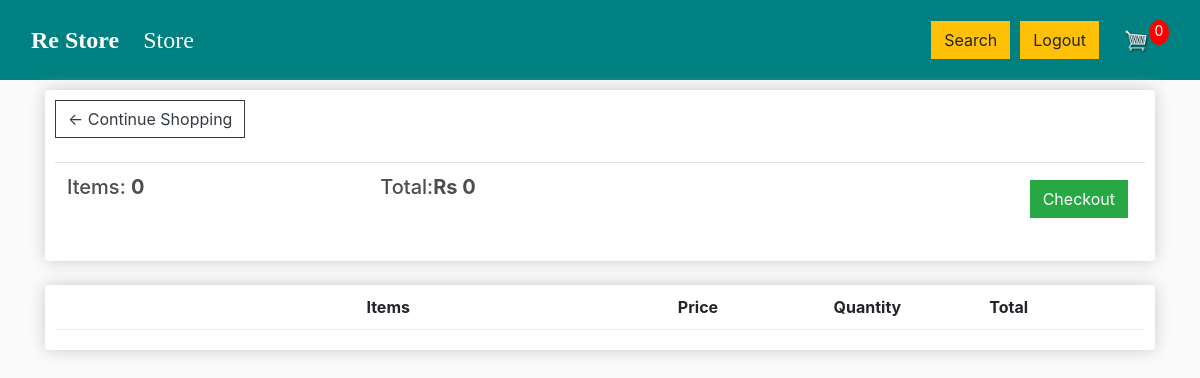
/cart/ (signed in), run on an earlier commit of the app's database.
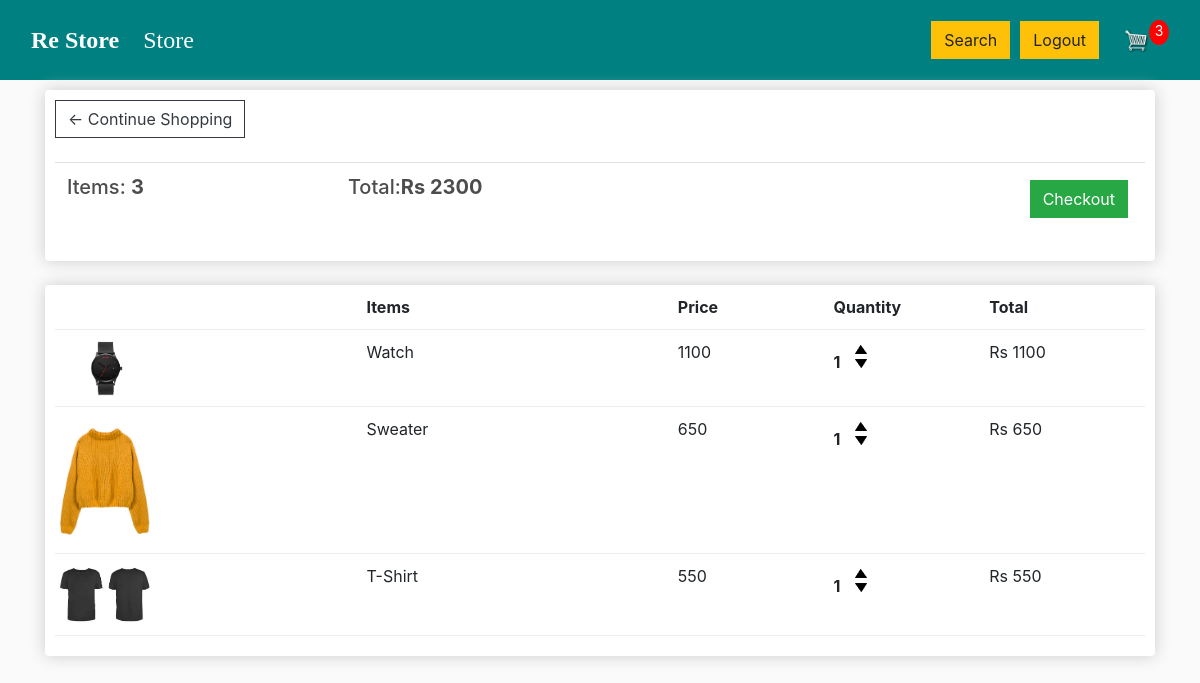
And on a later commit of the database.
### Store/models.py (models this page shows, shortened)
class Order(models.Model):
	customer = models.ForeignKey(Customer, on_delete=models.SET_NULL, null=True, blank=True)
	date_ordered = models.DateTimeField(auto_now_add=True)
	complete = models.BooleanField(default=False)
	transaction_id = models.CharField(max_length=100, null=True)
	@property
	def get_cart_total(self):
		orderitems = self.orderitem_set.all()
		total = sum([item.get_total for item in orderitems])
		return total
	@property
	def get_cart_items(self):
		orderitems = self.orderitem_set.all()
		total = sum([item.quantity for item in orderitems])
		return total

class OrderItem(models.Model):
	product = models.ForeignKey(Product, on_delete=models.SET_NULL, null=True)
	order = models.ForeignKey(Order, on_delete=models.SET_NULL, null=True)
	quantity = models.IntegerField(default=0, null=True, blank=True)
	date_added = models.DateTimeField(auto_now_add=True)
	@property
	def get_total(self):
		total = self.product.price * self.quantity
		return total

class Product(models.Model):
	name = models.CharField(max_length=200)
	price = models.DecimalField(max_digits=7, decimal_places=0)  # Store prices with 0 decimal places
	digital = models.BooleanField(default=False,null=True, blank=True)
	image = models.ImageField(null=True, blank=True)
	@property
	def imageURL(self):
		try:
			url = self.image.url
		except:
			url = ''
		return url

### Store/views.py (the view)
# urls.py: path('cart/',views.cart,name="cart"),
def cart(request):
    data = cartData(request)
    cartItems = data['cartItems']
    order = data['order']
    items = data['items']
    context = {'items': items, 'order': order, 'cartItems': cartItems}
    return render(request, 'store/cart.html', context)

### Store/utils.py (called while the page is built)
def cartData(request):
    if request.user.is_authenticated:
        customer = request.user.customer
        order, created = Order.objects.get_or_create(customer=customer, complete=False)
        items = order.orderitem_set.all()
        cartItems = order.get_cart_items
    else:
        cookieData = cookieCart(request)
        cartItems = cookieData['cartItems']
        order = cookieData['order']
        items = cookieData['items']
    return {'cartItems': cartItems, 'order': order, 'items': items}

### Store/templates/store/cart.html
{% extends 'store/main.html' %}
{% load static %}
{% block content %}
	<div class="row">
		<div class="col-lg-12">
			<div class="box-element">
				<a  class="btn btn-outline-dark" href="{% url 'store' %}">&#x2190; Continue Shopping</a>
				<br>
				<br>
				<table class="table">
					<tr>
						<th><h5>Items: <strong>{{order.get_cart_items}}</strong></h5></th>
						<th><h5>Total:<strong>Rs {{order.get_cart_total}}</strong></h5></th>
						<th>
							<a  style="float:right; margin:5px;" class="btn btn-success" href="{% url 'checkout' %}">Checkout</a>
						</th>
					</tr>
				</table>
			</div>
			<br>
			<div class="box-element">
				<div class="cart-row">
					<div style="flex:2"></div>
					<div style="flex:2"><strong>Items</strong></div>
					<div style="flex:1"><strong>Price</strong></div>
					<div style="flex:1"><strong>Quantity</strong></div>
					<div style="flex:1"><strong>Total</strong></div>
				</div>
{% for item in items %}
				<div class="cart-row">
					<div style="flex:2"><img class="row-image" src="{{item.product.imageURL}}"></div>
					<div style="flex:2"><p>{{item.product.name}}</p></div>
					<div style="flex:1"><p>{{item.product.price}}</p></div>
					<div style="flex:1">
						<p class="quantity">{{item.quantity}}</p>
						<div class="quantity">
							<img data-product="{{item.product.id}}" data-action="add" class="chg-quantity update-cart" src="{% static  'images/arrow-up.png' %}">
							<img data-product="{{item.product.id}}" data-action="remove" class="chg-quantity update-cart" src="{% static  'images/arrow-down.png' %}">
						</div>
					</div>
					<div style="flex:1"><p>Rs {{item.get_total}}</p></div>
				</div>
{% endfor %}
			</div>
		</div>
	</div>
{% endblock content %}

### Store/templates/store/main.html (shortened to what this page needs)
{% load static %}
<html>
    <head>
        <link rel="stylesheet" href="https://cdn.jsdelivr.net/npm/bootstrap@4.4.1/dist/css/bootstrap.min.css"
>
        <link rel="stylesheet" type="text/css" href="{% static 'css/main.css' %}">
    </head>
    <body>
      <nav class="navbar navbar-expand-lg navbar-dark" style="background-color: #008080; height: 80px;">
<div class="container-fluid d-flex justify-content-between align-items-center" style="height: 100%;">
    <a class="navbar-brand" href="{% url 'store' %}" style="font-size: 24px; font-weight: bold; color: #fff; text-decoration: none; font-family: 'Times New Roman', sans-serif;">
    Re Store
</a>
  <div class="collapse navbar-collapse" id="navbarSupportedContent">
    <ul class="navbar-nav mr-auto">
      <li class="nav-item active">
        <a class="nav-link" href="{% url 'store' %}" style="font-size: 24px; font-family: 'Times New Roman', sans-serif; color: #fff;">Store <span class="sr-only">(current)</span></a>
      </li>
    </ul>
      <a href="{% url 'search' %}" class="btn btn-warning" style=" margin-right: 10px;">Search</a>
<div class="form-inline my-2 my-lg-0">
    {% if user.is_authenticated %}
        <a href="{% url 'logout' %}" class="btn btn-warning" style="margin-right: 10px;">Logout</a>
    {% else %}
        <a href="{% url 'login' %}" class="btn btn-warning" style=" margin-right: 10px;">Login</a>
    {% endif %}
</div>
	     	<a href="{% url 'cart' %}">
	    		<img  id="cart-icon" src="{% static 'images/cart.png' %}">
	    	</a>
	    	<p id="cart-total">{{ cartItems }}</p></div>
  </div>
</nav>
        <div class="container">
            {% block content %}{% endblock %}
        </div>
    </body>
</html>

### Store/static/css/main.css (style rules this page uses)
body { background-color: hsl(0, 0%, 98%); }
h1,h2,h3,h4,h5,h6 { color:hsl(0, 0%, 30%); }
.box-element { box-shadow:hsl(0, 0%, 80%) 0 0 16px; background-color: #fff; border-radius: 4px; padding: 10px; }
#cart-icon { width:25px; display: inline-block; margin-left: 15px; }
#cart-total { display: block; text-align: center; color:#fff; background-color: red; width: 20px; height: 25px; border-radius: 50%; font-size: 14px; }
.col-lg-4, .col-lg-6, .col-lg-8, .col-lg-12 { margin-top: 10px; }
.btn { border-radius: 0; }
.row-image { width: 100px; }
.cart-row { display: flex; align-items: flex-stretch; padding-bottom: 10px; margin-bottom: 10px; border-bottom: 1px solid #ececec; }
.quantity { display: inline-block; font-weight: 700; padding-right:10px; }
.chg-quantity { width: 12px; cursor: pointer; display: block; margin-top: 5px; transition:.1s; }

What changed in the data, as far as the page shows it:
no longer on this page (row edited): Order: get_cart_items "0", get_cart_total "0"
added Order: get_cart_items "3", get_cart_total "2300"
added OrderItem: product.imageURL (picture), product.name "Watch", product.price "1100", quantity "1", get_total "1100"
added OrderItem: product.imageURL (picture), product.name "Sweater", product.price "650", quantity "1", get_total "650"
added OrderItem: product.imageURL (picture), product.name "T-Shirt", product.price "550", quantity "1", get_total "550"
Also different on the page:
{{ cartItems }}: "0" → "3"
